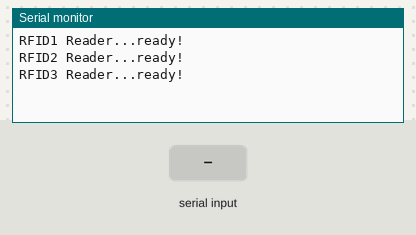
Bench run of a sketch on a simulated Arduino Mega 2560, built with avr-gcc and run on an emulated ATmega2560. Parts: the last lines printed to the serial monitor. Inputs (shaded band) come from the test bench.

Above: at 1.2 s.
1.3 s: "1" received over the second serial link
At 1.9 s:
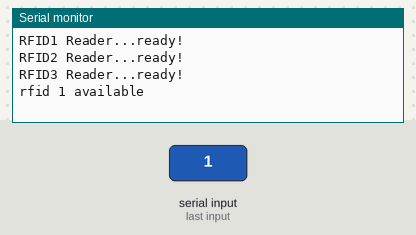
At 2.8 s:
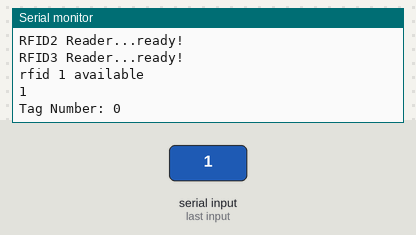

The sketch:

rdm6300_multiple_MEGA_test.ino
```cpp
#define RxPin1 19 //Pin to read data
#define TxPin1 18 //Pin to write data

#define RxPin2 17 //Pin to read data
#define TxPin2 16 //Pin to write data

#define RxPin3 15 //Pin to read data
#define TxPin3 14 //Pin to write data


String tagString;
char tagNumber[14];
boolean receivedTag;

void setup() {
  Serial.begin(9600);

  //while (!Serial1) ;
  Serial1.begin(9600); // the RDM6300 runs at 9600bps
  Serial.println("RFID1 Reader...ready!");
  Serial2.begin(9600); // the RDM6300 runs at 9600bps
  Serial.println("RFID2 Reader...ready!");
  Serial3.begin(9600); // the RDM6300 runs at 9600bps
  Serial.println("RFID3 Reader...ready!");
}

void loop() {
  receivedTag=false;
  while (Serial1.available()){
    Serial.println("rfid 1 available");
    int BytesRead = Serial1.readBytesUntil(3, tagNumber, 15);//EOT (3) is the last character in tag
    tagNumber[0] = '0';
    Serial.println(BytesRead);
    receivedTag=true;
  }

  while (Serial2.available()){
    Serial.println("rfid 2 available");
    int BytesRead = Serial2.readBytesUntil(3, tagNumber, 15);//EOT (3) is the last character in tag
    tagNumber[0] = '0';
    Serial.println(BytesRead);
    receivedTag=true;
  }

  while (Serial3.available()){
    Serial.println("rfid 3 available");
    unsigned long BytesRead = Serial3.readBytesUntil(3, tagNumber, 15);//EOT (3) is the last character in tag
    tagNumber[0] = '0';
    Serial.println(BytesRead);
    receivedTag=true;
  }

  if (receivedTag){
    tagString=tagNumber;
    Serial.println();
    Serial.print("Tag Number: ");
    Serial.println(tagString);

    memset(tagNumber,0,sizeof(tagNumber)); //erase tagNumber
  }
}
```

Measured:
- after the input at 1.3 s, the serial monitor: prints a new line at once (image 1)
